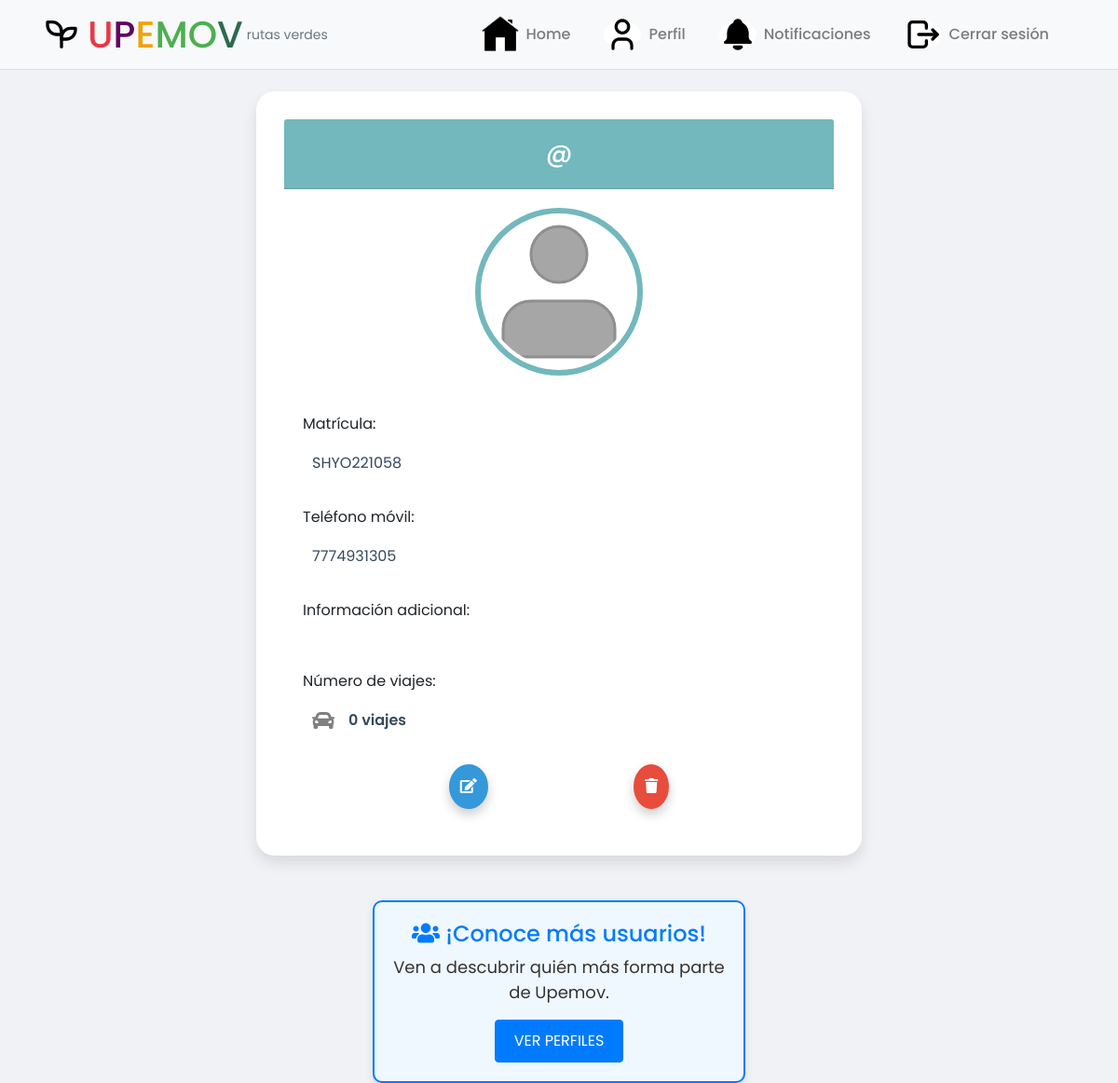
The page /view/perfil/verificar_perfil.php (signed in) on the database as committed earlier.
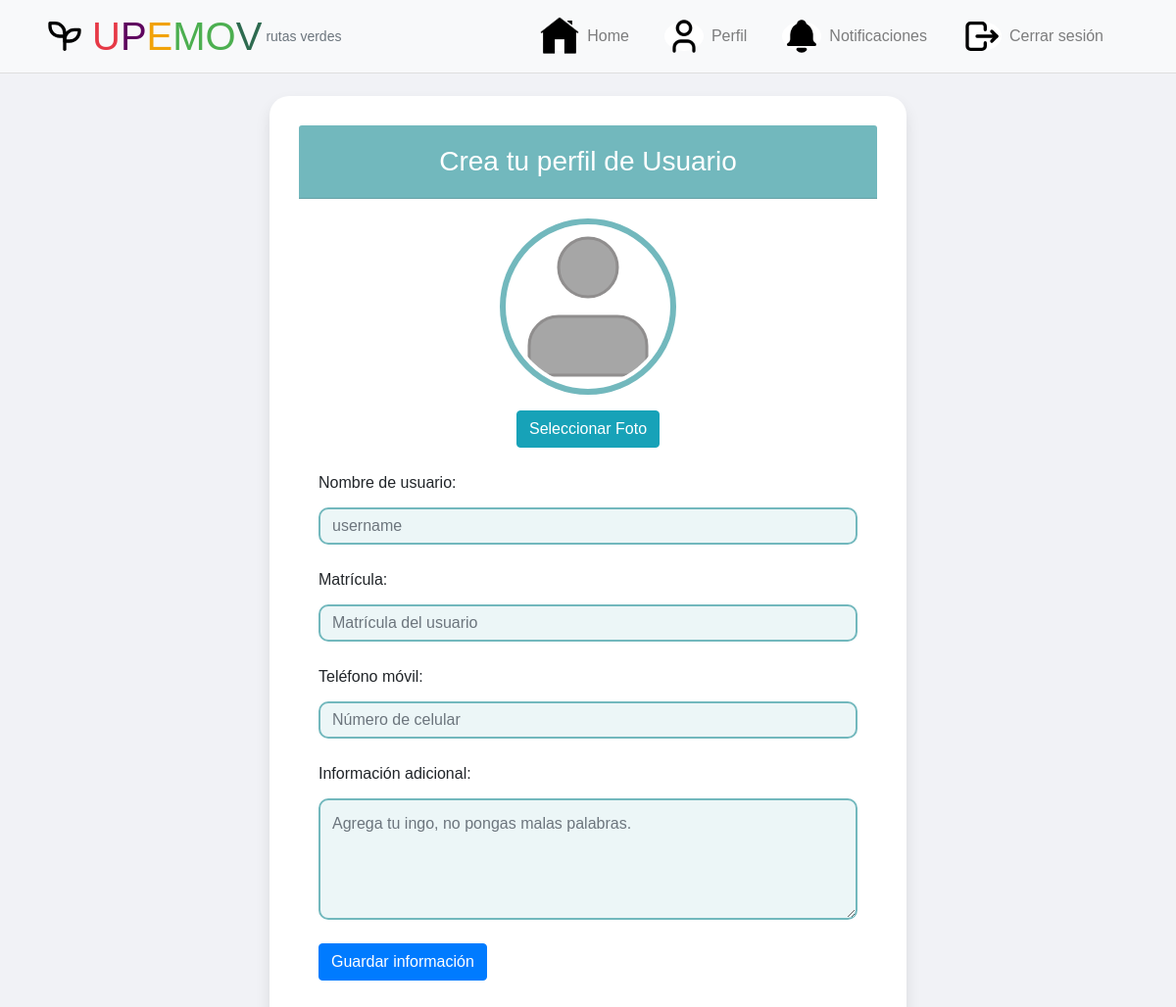
The same page on the database as committed later.
### tables this page shows
CREATE TABLE perfiles (
    id INT NOT NULL AUTO_INCREMENT PRIMARY KEY,
    idAlumno INT NOT NULL,
    nombreUser TEXT NULL,
    matricula TEXT NULL,
    telefono TEXT NOT NULL,
    valoracion ENUM('1', '2', '3', '4', '5') NULL,
    viajes INT NULL,
    informacion TEXT NULL,
    imagen VARCHAR(255) NULL,
    FOREIGN KEY (idAlumno) REFERENCES usuarios(id) 
    ON DELETE CASCADE 
    ON UPDATE CASCADE
);

### view/perfil/mostrarperfil.php (the view, shortened to what this page needs)
<?php
include '../alumno/header_alumno.php';
?>
<!DOCTYPE html>
<html lang="es">
<head>
    <link href="https://stackpath.bootstrapcdn.com/bootstrap/4.5.2/css/bootstrap.min.css" rel="stylesheet">
    <link href="https://cdnjs.cloudflare.com/ajax/libs/font-awesome/5.15.4/css/all.min.css" rel="stylesheet">
    <link href="../../public/css/perfil.css" rel="stylesheet">
</head>
<body>
    <div class="container mt-5">
        <div class="card">
            <div class="card-header text-center">
                <h2>@<?php echo htmlspecialchars($userData['nombreUser']); ?></h2>
            </div>
            <div class="card-body">
                <div class="text-center mb-4">
                    <?php
                    if (!empty($userData['imagen'])) {
                        echo '<img id="fotoPerfil" src="../' . htmlspecialchars($userData['imagen']) . '" alt="Foto de Perfil" class="img-thumbnail mb-3">';
                    } else {
                        echo '<img id="fotoPerfil" src="../../public/img/perfil.svg" alt="Foto de Perfil" class="img-thumbnail mb-3">';
                    }
                    ?>
                </div>
                <div class="form-group">
                    <label>Matrícula:</label>
                    <p class="profile-info" id="matriculaUsuario"><?php echo htmlspecialchars($userData['matricula']); ?></p>
                </div>
                <div class="form-group">
                    <label>Teléfono móvil:</label>
                    <p class="profile-info" id="telefonoUsuario"><?php echo htmlspecialchars($userData['telefono']); ?></p>
                </div>
                <div class="form-group">
                    <label>Información adicional:</label>
                    <p class="profile-info" id="infoUsuario"><?php echo htmlspecialchars($userData['informacion']); ?></p>
                </div>
                <div class="form-group">
                    <label>Número de viajes:</label>
                    <div class="profile-info" id="viajesUsuario">
                        <i class="fas fa-car cart-icon"></i>
                        <span><?php echo htmlspecialchars($userData['viajes']); ?> viajes</span>
                    </div>
                </div>
                <div class="icon-buttons">
                    <a href="update_perfil.php?idAlumno=<?php echo  $idAlumno; ?>"  class="edit" title="Editar perfil">
                        <i class="fas fa-edit"></i>
                    </a>
                    <a href="../../controller/delete_perfil.php?idAlumno=<?php echo $idAlumno; ?>" class="delete" title="Eliminar perfil" onclick="return confirm('¿Estás seguro de que deseas eliminar este perfil?');">
                        <i class="fas fa-trash"></i>
                    </a>
                </div>
            </div>
        </div>
    </div>
    <div class="container mt-5">
        <div class="other-profiles-container">
            <h3><i class="fas fa-users"></i> ¡Conoce más usuarios!</h3>
            <p>Ven a descubrir quién más forma parte de Upemov.</p>
            <a href="perfiles.php" class="btn btn-info">
                Ver perfiles
            </a>
        </div>
    </div>
</body>
</html>

### view/perfil/verificar_perfil.php (shortened to what this page needs)
<?php
include('../../model/db.php');
$idAlumno = $_SESSION['idAlumno'];
$query = "SELECT * FROM perfiles WHERE idAlumno = '$idAlumno'";
$result = mysqli_query($conn, $query);
$userData = mysqli_fetch_assoc($result);
if (!$userData) {
    include('crearmiperfil.php');
} else {
    include('mostrarperfil.php');
}
?>

### view/alumno/header_alumno.php (shortened to what this page needs)
<!DOCTYPE html>
<html lang="es">
<head>
    <link rel="stylesheet" href="https://stackpath.bootstrapcdn.com/bootstrap/4.5.2/css/bootstrap.min.css">
    <link rel="stylesheet" href="../../public/css/header.css">
</head>
<body>
    <header class="header bg-light">
        <nav class="navbar navbar-expand-md navbar-light container">
            <a class="navbar-brand d-flex align-items-center" href="#">
                <img src="../../public/img/seeding.svg" class="logo-img" alt="Logo">
                <h1 class="ml-2 mb-0">
                    <span class="u">U</span>
                    <span class="p">P</span>
                    <span class="e">E</span>
                    <span class="m">M</span>
                    <span class="o">O</span>
                    <span class="v">V</span>
                </h1>
                <span class="text-muted ml-1">rutas verdes</span>
            </a>
            <div class="collapse navbar-collapse" id="navbarNav">
                <ul class="navbar-nav ml-auto">
                    <li class="nav-item">
                        <a class="nav-link d-flex align-items-center" href="../alumno/menu_alumno.php">
                            <div class="icon-circle"><img src="../../public/img/home1.png" alt="Home"></div>
                            Home
                        </a>
                    </li>
                    <li class="nav-item">
                        <a class="nav-link d-flex align-items-center" href="../../view/perfil/verificar_perfil.php">
                            <div class="icon-circle"><img src="../../public/img/user.png" alt="Perfil"></div>
                            Perfil
                        </a>
                    </li>
                    <li class="nav-item">
                        <a class="nav-link d-flex align-items-center" href="../avisos/mostrar_avisos.php">
                            <div class="icon-circle"><img src="../../public/img/bell.svg" alt="Notificaciones"></div>
                            Notificaciones
                        </a>
                    </li>
                    <li class="nav-item">
                        <a class="nav-link d-flex align-items-center" href="../../controller/logout.php">
                            <div class="icon-circle"><img src="../../public/img/logout.svg" alt="Cerrar sesión"></div>
                            Cerrar sesión
                        </a>
                    </li>
                </ul>
            </div>
        </nav>
    </header>
</body>
</html>

### view/perfil/crearmiperfil.php (shortened to what this page needs)
<?php
include '../alumno/header_alumno.php'
?>
<!DOCTYPE html>
<html lang="es">
<head>
    <link href="https://stackpath.bootstrapcdn.com/bootstrap/4.5.2/css/bootstrap.min.css" rel="stylesheet">
    <link href="../../public/css/perfil.css" rel="stylesheet">
</head>
<body>
    <div class="container mt-5">
        <div class="card">
            <div class="card-header text-center">
                <h2>Crea tu perfil de Usuario</h2>
            </div>
            <div class="card-body">
                <form action="../../controller/alta_perfil.php" method="POST" enctype="multipart/form-data" id="perfilForm" onsubmit="validarFormulario(event)">
                    <div class="form-group text-center">
                        <img id="fotoPerfil" src="../../public/img/perfil.svg" alt="Foto de Perfil" class="img-thumbnail mb-3">
                        <div class="custom-file text-center">
                            <label for="uploadFoto" class="btn btn-info upload-btn">Seleccionar Foto</label>
                        </div>
                    </div>
                    <div class="form-group">
                        <label for="nombre">Nombre de usuario:</label>
                        <input type="text" id="nombre" name="nombre" class="form-control" placeholder="username">
                    </div>
                    <div class="form-group">
                        <label for="matricula">Matrícula:</label>
                        <input type="text" id="matricula" name="matricula" class="form-control" placeholder="Matrícula del usuario">
                    </div>
                    <div class="form-group">
                        <label for="cel">Teléfono móvil:</label>
                        <input type="tel" id="cel" name="telefono" class="form-control" placeholder="Número de celular">
                    </div>
                    <div class="form-group">
                        <label for="info">Información adicional:</label>
                        <textarea id="info" name="informacion" class="form-control" rows="4" placeholder="Agrega tu ingo, no pongas malas palabras."></textarea>
                    </div>
                    <button id="guardar" type="submit" class="btn btn-primary">Guardar información</button>
                </form>
            </div>
        </div>
    </div>
</body>
</html>

### public/css/header.css (style rules this page uses)
.header { position: fixed; top: 0; left: 0; width: 100%; z-index: 1000; border-bottom: 1px solid #dedede; background-color: #ffffff; }
body { padding-top: 80px; }
.logo-img { width: 40px; height: auto; }
h1 { font-size: 24px; font-weight: bold; display: flex; align-items: center; margin: 0; }
h1 .u { color: #E63946; }
h1 .p { color: #5f055f; }
h1 .e { color: #F1A208; }
h1 .m, h1 .o { color: #4CAF50; }
h1 .v { color: #2D6A4F; }
.text-muted { font-size: 14px; color: rgb(10, 10, 10); margin-left: 8px; }
.nav-link { color: #333; font-weight: 500; margin-right: 20px; display: flex; align-items: center; }
.icon-circle { width: 40px; height: 30px; border-radius: 50%; background-color: #ffffff; display: flex; justify-content: center; align-items: center; margin-right: 8px; }
.icon-circle img { width: 100%; height: auto; }

### public/css/perfil.css (style rules this page uses)
body { background-color: #f1f2f6; font-family: 'Poppins', sans-serif; padding-top: 50px; }
.card { max-width: 650px; margin: auto; box-shadow: 0 8px 15px rgba(0, 0, 0, 0.1); border-radius: 20px; background-color: #ffffff; padding: 30px; border: none; }
.card-header { background-color: #72b8bd; color: white; padding: 20px; border-radius: 15px 15px 0 0; font-weight: 600; }
.card-header h2 { margin: 0; font-size: 28px; }
#fotoPerfil { border-radius: 50%; width: 180px; height: 180px; object-fit: cover; transition: transform 0.3s ease; margin-bottom: 20px; border: 6px solid #72b8bd; }
.form-group { margin-bottom: 1.5rem; }
.form-control { font-size: 16px; padding: 12px; border: 2px solid #72b8bd; border-radius: 10px; background-color: #ecf6f7; margin-top: 5px; margin-bottom: 15px; }
.profile-info { font-size: 16px; padding: 10px; font-weight: normal; color: #34495e; }
.icon-buttons { display: flex; justify-content: space-evenly; margin-top: 25px; }
.icon-buttons a { color: white; padding: 12px; border-radius: 50%; text-align: center; text-decoration: none; box-shadow: 0 6px 12px rgba(0, 0, 0, 0.2); }
.icon-buttons .edit { background-color: #3498db; }
.icon-buttons .delete { background-color: #e74c3c; }
.cart-icon { font-size: 24px; color: #808080; margin-right: 10px; transition: transform 0.3s ease, color 0.3s ease; }
#viajesUsuario { font-size: 16px; font-weight: normal; color: #34495e; display: flex; align-items: center; }
#viajesUsuario span { font-size: 16px; font-weight: 600; margin-left: 5px; }
.other-profiles-container { background-color: #f0f8ff; border: 2px solid #007bff; border-radius: 10px; padding: 20px; box-shadow: 0 4px 8px rgba(0, 0, 0, 0.1); text-align: center; max-width: 400px; margin: 0 auto; }
.other-profiles-container h3 { font-size: 24px; color: #007bff; }
.other-profiles-container p { font-size: 18px; color: #333; }
.other-profiles-container .btn-info { background-color: #007bff; border-color: #007bff; color: #fff; padding: 10px 20px; font-size: 16px; text-transform: uppercase; }

Rows that differ between the two databases and show on the page:
removed perfiles: matricula "SHYO221058", telefono "7774931305", viajes "0"
Other text that changed with them:
text no longer shown: "@ Número de viajes: viajes ¡Conoce más usuarios! Ven a descubrir quién más forma parte de Upemov. VER PERFILES"
text now shown: "Crea tu perfil de Usuario Seleccionar Foto Nombre de usuario: Guardar información"
